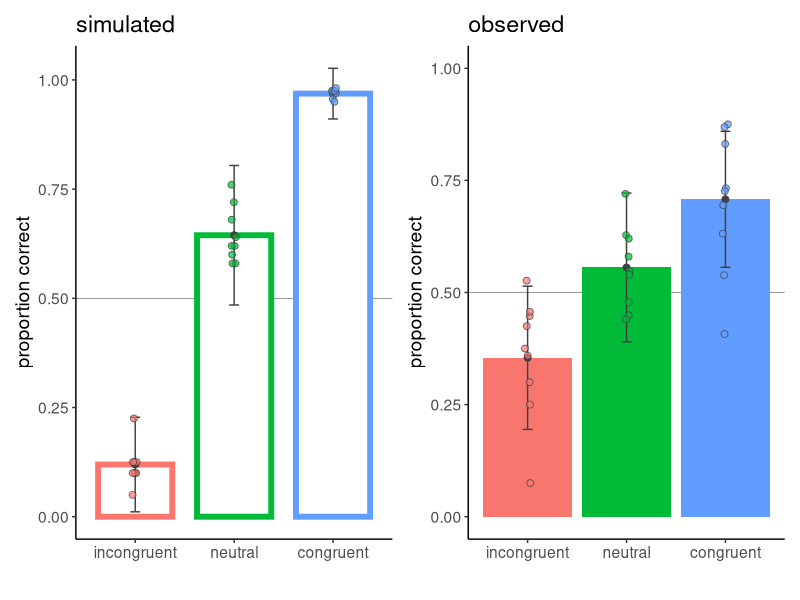
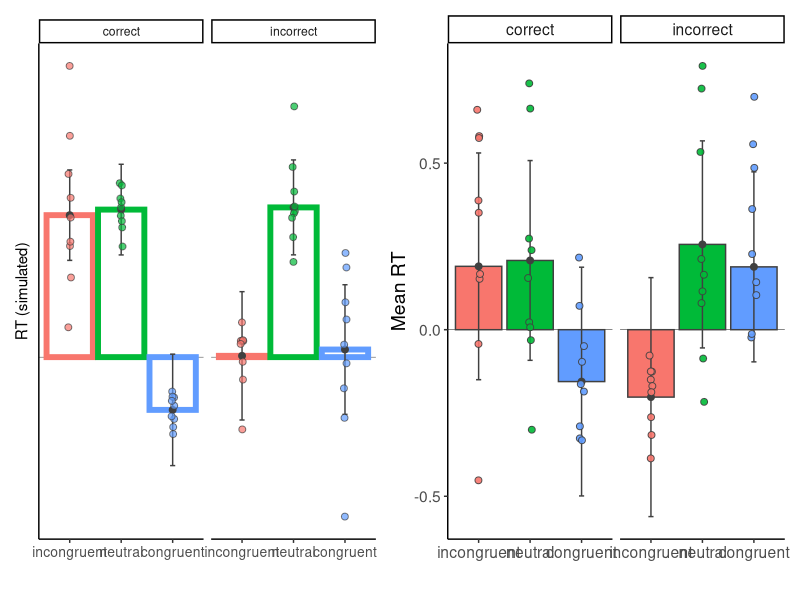
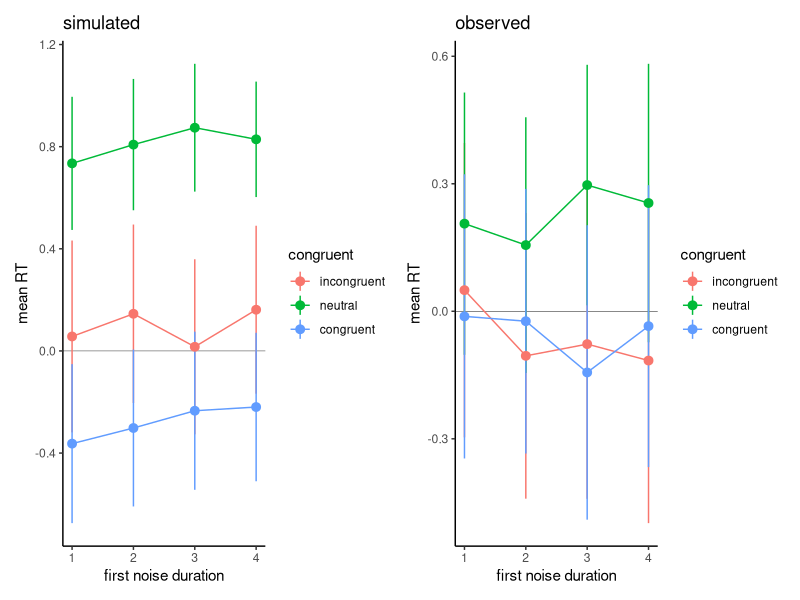
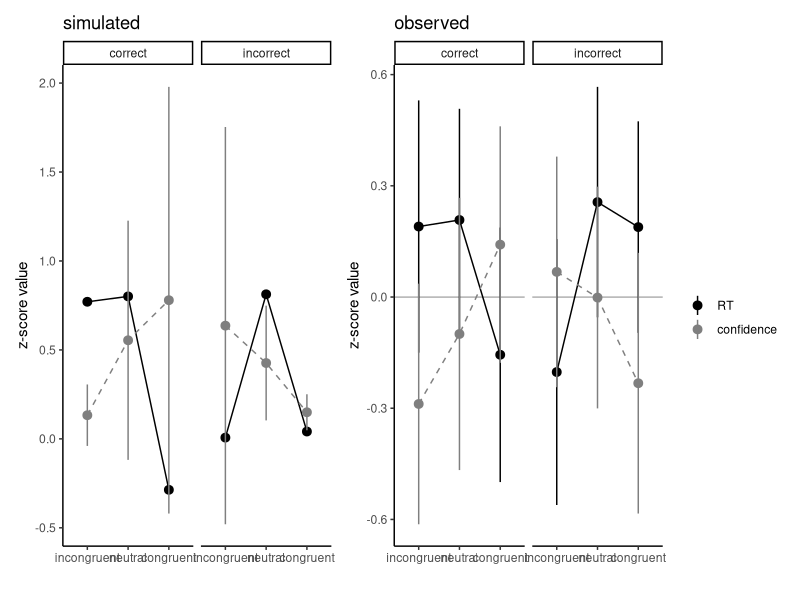
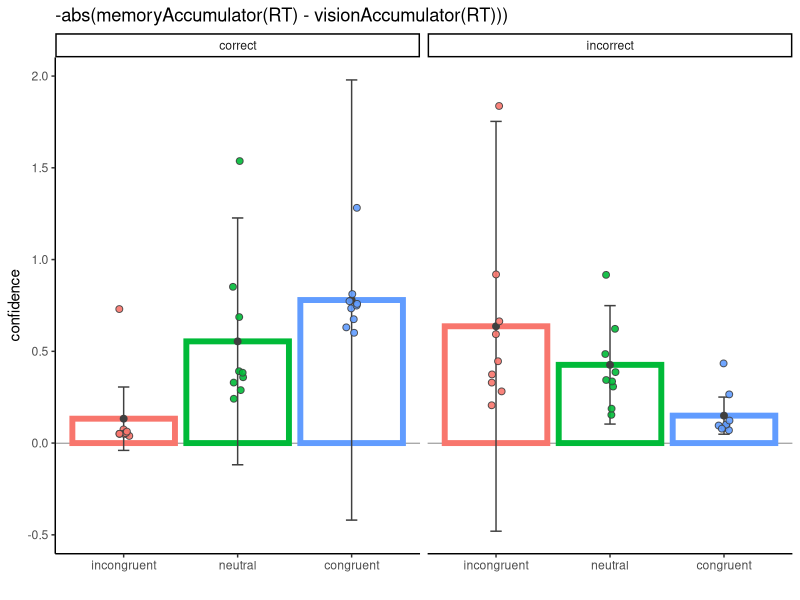
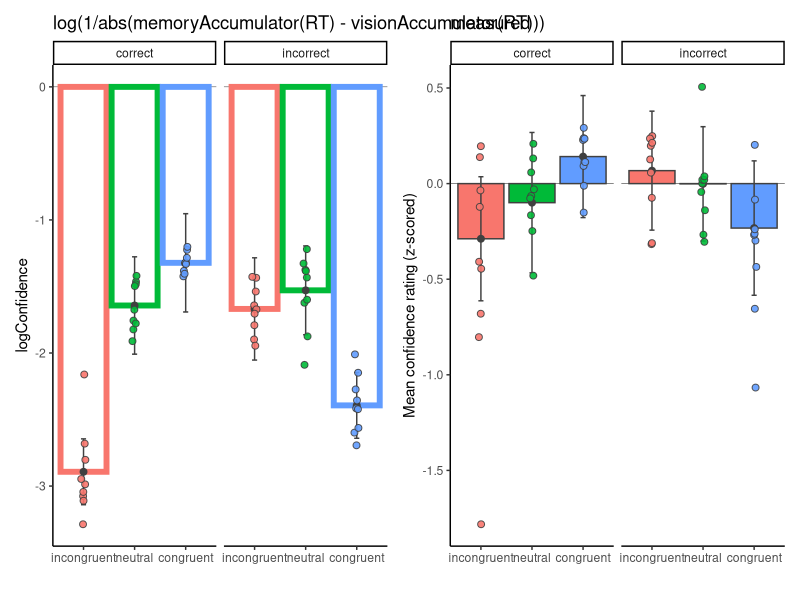
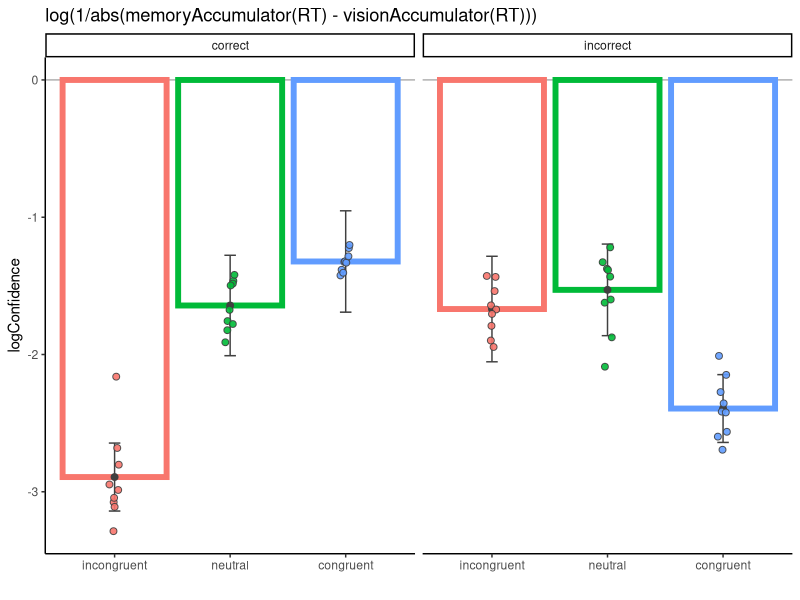

Here is the R script that generated these plots, in order:
## ---- chunk 1
library(tidyverse)
library(patchwork)

inferenceData_tidy <- read.csv('poster_data/inference_data.csv')
learningData_tidy <- read.csv('poster_data/learning_data.csv')
modelData <- read.csv('poster_data/0.52coh_10_thresh_confidence.csv')
nSubs <- 9

modelData <- modelData %>%
  filter(is.na(noise1Frames)==F) %>%
  mutate(cue = factor(cue),
         threshold = factor(threshold),
         congruent = case_when(cue==0.8 & congruent==1 ~ 'congruent',
                               cue==0.8 & congruent==0 ~ 'incongruent',
                               cue==0.5 & congruent==1 ~ 'neutral',
                               cue==0.5 & congruent==0 ~ 'neutral'),
         congruent = factor(congruent, levels=c('incongruent', 'neutral', 'congruent')),
         accuracyFactor = factor(forcedChoice, levels=c(1,0), labels=c('correct', 'incorrect')),
         inverseConf = 1/accumulatorDifference,
         logInverseConf = log(inverseConf),
         respPeriod = case_when(RT <= noise1Frames ~ 1,
                                RT <= noise1Frames + signal1Frames ~ 2,
                                RT <= noise1Frames + signal1Frames + noise2Frames ~ 3,
                                RT > noise1Frames + signal1Frames + noise2Frames ~ 4))

rt_quartile <- quantile(modelData$RT, names=F)
noise_quartile <- quantile(modelData$noise1Frames, names=F)
modelData <- modelData %>%
  mutate(rt_quartile = case_when(RT >= rt_quartile[1] & RT < rt_quartile[2] ~ 1,
                   RT >= rt_quartile[2] & RT < rt_quartile[3] ~ 2,
                   RT >= rt_quartile[3] & RT < rt_quartile[4] ~ 3,
                   RT >= rt_quartile[4] ~ 4),
         noise1quartile = case_when(noise1Frames >= noise_quartile[1] & noise1Frames < noise_quartile[2] ~ 1,
                                    noise1Frames >= noise_quartile[2] & noise1Frames < noise_quartile[3] ~ 2,
                                    noise1Frames >= noise_quartile[3] & noise1Frames < noise_quartile[4] ~ 3,
                                    noise1Frames >= noise_quartile[4] ~ 4),
         RT = scale(log(RT)))

inferenceData_tidy <- inferenceData_tidy %>% 
  filter(pilotGroup == 'group2') %>%
  mutate(accuracyFactor=factor(accuracy, levels=c(1,0), labels=c('correct', 'incorrect')),
         congruent = factor(congruent, levels=c('incongruent', 'neutral', 'congruent')))
## ---- chunk 2
individualSummary_model <- modelData %>%
  group_by(subID, congruent) %>%
  summarise(propCorrect_raw = mean(rawChoice, na.rm=T),
            propCorrect_forced = mean(forcedChoice),
            meanRT = mean(RT))

groupSummary_model <- modelData %>%
  group_by(congruent) %>%
  summarise(propCorrect_raw = mean(rawChoice, na.rm=T),
            propCorrect_forced = mean(forcedChoice),
            meanRT = mean(RT),
            raw_sem = sd(rawChoice, na.rm=T)/sqrt(9),
            forced_sem = sd(forcedChoice)/sqrt(9),
            RT_sem = sd(RT)/sqrt(9))

sim <- ggplot(groupSummary_model, aes(x=congruent, y=propCorrect_forced, color=congruent, fill=congruent)) +
  geom_hline(yintercept = 0.5, linewidth=0.15) +
  geom_col(position = position_dodge(width=0.9), width=0.75, fill='white', linewidth=2) +
  geom_errorbar(aes(ymin=propCorrect_forced - forced_sem, ymax=propCorrect_forced + forced_sem), width=0.1,
                position = position_dodge(width=0.9), color='gray25') +
  geom_point(size=2, color='gray25', position = position_dodge(width=0.25)) +
  geom_point(data=individualSummary_model, position=position_jitterdodge(dodge.width=0.25, jitter.width = 0.15), 
             color='gray25', shape=21, size=2, alpha=0.7) +
  labs(y = 'proportion correct', x='', title='simulated') + 
  theme_classic() +
  theme(legend.position = 'none',
        text = element_text(size=14))
## ---- chunk 3

# compute accuracy within individuals
individualSummary <- inferenceData_tidy %>%
  group_by(subID, congruent) %>%
  summarise(propCorrect = mean(accuracy),
            meanRT = mean(zlogRT),
            meanZConf = mean(zConf))

# compute accuracy across individuals
groupSummary <- inferenceData_tidy %>%
  group_by(congruent) %>%
  summarise(propCorrect = mean(accuracy),
            accuracy_sem = sd(accuracy) / sqrt(nSubs),
            meanRT = mean(zlogRT),
            RT_sem = sd(zlogRT) / sqrt(nSubs),
            meanConf = mean(zConf),
            conf_sem = sd(zConf)/sqrt(nSubs)) 

# plot accuracy
obs <- ggplot(groupSummary, aes(x=congruent, y=propCorrect, fill=congruent)) +
  ylim(0,1) +
  theme_classic() + 
  geom_hline(yintercept=0.5, linewidth=0.15) +
  geom_col(position = position_dodge(width=0.25), width = 0.9) +
  geom_errorbar(aes(ymin=propCorrect - accuracy_sem, ymax = propCorrect + accuracy_sem), width=0.1,
                position = position_dodge(width=0.25), color='gray25') +
  geom_point(size=2, color='gray25',position = position_dodge(width=0.25)) +
  geom_point(data=individualSummary, position=position_jitterdodge(dodge.width=0.25, jitter.width = 0.15), 
             color='gray25', shape=21, size=2, alpha=0.7) +
  labs(x='', y='proportion correct', title='observed') +
  theme(text = element_text(size=14),
        legend.position = 'none')
## ---- chunk 4
sim + obs
## ---- chunk 5
individualSummary_model <- modelData %>%
  group_by(subID, congruent, accuracyFactor) %>%
  summarise(meanRT = mean(RT))

groupSummary_model <- modelData %>%
  group_by(congruent, accuracyFactor) %>%
  summarise(meanRT = mean(RT),
            RT_sem = sd(RT)/sqrt(9))

sim <- ggplot(groupSummary_model, aes(x=congruent, y=meanRT, color=congruent, fill=congruent)) +
  facet_wrap(~ accuracyFactor) + 
  geom_hline(yintercept=0, linewidth=0.15) +
  geom_col(position = position_dodge(width=0.9), width=0.9, fill='white', linewidth=2) +
  geom_errorbar(aes(ymin=meanRT - RT_sem, ymax=meanRT + RT_sem), width=0.1,
                position = position_dodge(width=0.9), color='gray25') +
  geom_point(size=2, color='gray25', position = position_dodge(width=0.25)) +
  geom_point(data=individualSummary_model, position=position_jitterdodge(dodge.width=0.25, jitter.width = 0.15), 
             color='gray25', shape=21, size=2, alpha=0.7) +
  labs(x='', y='RT (simulated)') +
  theme_classic() +
  theme(legend.position='none',
        axis.text.y = element_blank(),
        axis.ticks.y = element_blank(),
        axis.text.x = element_text(size=10))
## ---- chunk 6
groupSummary <- inferenceData_tidy %>%
  group_by(accuracyFactor, congruent) %>%
  summarise(meanRT = mean(zlogRT),
         RT_sem = sd(zlogRT) / sqrt(nSubs),
         meanConf = mean(zConf),
         conf_sem = sd(zConf) / sqrt(nSubs))

# then compute individual summaries
individualSummary <- inferenceData_tidy %>%
  group_by(accuracyFactor, congruent, subID) %>%
  summarise(meanRT = mean(zlogRT),
            meanConf = mean(zConf))

# plot accuracy * RT interaction
obs <- groupSummary %>%
ggplot(aes(x=congruent, y=meanRT, fill=congruent)) +
  theme_classic() + 
  facet_wrap(~accuracyFactor) +
  geom_hline(yintercept=0, linewidth=0.15) +
  geom_col(color='gray25') + 
  geom_errorbar(aes(ymin=meanRT - RT_sem, ymax = meanRT + RT_sem), width=0.1,
                color='gray25') +
  geom_point(size=2, color='gray25',position = position_dodge(width=0.25)) +
  geom_point(data=individualSummary, position=position_jitterdodge(dodge.width=0.25, jitter.width = 0.25), 
             color='gray25', shape=21, size=2, alpha=0.9) +
  labs(x='', y = 'Mean RT') + 
  theme(text = element_text(size=14),
        legend.position = 'none')
## ---- chunk 7
sim + obs
## ---- chunk 8
groupSummary_model <- modelData %>%
  group_by(noise1quartile, congruent) %>%
  summarise(meanRT = mean(RT),
            RT_sem = sd(RT)/sqrt(nSubs))

individualSummary_model <- modelData %>%
  group_by(noise1quartile, congruent, subID) %>%
  summarise(meanRT = mean(RT))

sim <- groupSummary_model %>%
  ggplot(aes(x=noise1quartile, y=meanRT, color=congruent, fill=congruent, group=congruent)) +
  geom_hline(yintercept=0, linewidth=0.15) +
  geom_pointrange(aes(ymin=meanRT - RT_sem, ymax = meanRT + RT_sem)) +
  geom_line() +
  theme_classic() +
  labs(x = 'first noise duration', y='mean RT', title='simulated')
## ---- chunk 9
fnSummary_group <- inferenceData_tidy %>%
  group_by(firstNoise_quartile, congruent) %>%
  summarise(propCorrect = mean(accuracy),
            accuracy_sem = sd(accuracy)/sqrt(nSubs),
            meanConf = mean(zConf),
            conf_sem = sd(zConf)/sqrt(nSubs),
            meanRT = mean(zlogRT),
            RT_sem = sd(zlogRT)/sqrt(nSubs))

fnSummary_individual <- inferenceData_tidy %>%
  group_by(firstNoise_quartile, congruent, subID) %>%
  summarise(propCorrect = mean(accuracy),
            meanConf = mean(zConf),
            meanRT = mean(zlogRT))

# RT as a function of trial noise
obs <- fnSummary_group %>%
  ggplot(aes(x=firstNoise_quartile, y=meanRT, color=congruent, fill=congruent, group=congruent)) +
  geom_hline(yintercept=0, linewidth=0.15) +
  geom_pointrange(aes(ymin=meanRT - RT_sem, ymax = meanRT + RT_sem)) +
  geom_line() +
  theme_classic() +
  labs(x = 'first noise duration', y='mean RT', title='observed')
## ---- chunk 10

sim + obs

## ---- chunk 11
sim <- modelData %>%
  mutate(confidence = scale(inverseConf)) %>%
  group_by(congruent, accuracyFactor) %>%
  summarise(confidence = mean(inverseConf),
            confidence_sem = sd(inverseConf)/sqrt(nSubs),
            RT = mean(RT),
            RT_sem = sd(RT)/sqrt(nSubs)) %>%
  ggplot(aes(x=congruent, y=RT, group=accuracyFactor)) +
  facet_grid(~ accuracyFactor) + 
  geom_pointrange(aes(ymin=RT - RT_sem, ymax = RT + RT_sem, color='black')) +
  geom_line() +
  geom_pointrange(aes(y=confidence, ymin=confidence - confidence_sem, ymax = confidence + confidence_sem, color='gray50')) +
  geom_line(aes(y=confidence), color='gray50', linetype='dashed') +
  labs(y = 'z-score value', x='', title='simulated') +
  theme_classic() +
  scale_color_identity(guide = "legend",
                       name = '',
                       labels = c('RT', 'confidence'))

## ---- chunk 12
obs <- groupSummary %>%
  ggplot(aes(x=congruent, y=meanRT, group=accuracyFactor)) +
  facet_grid(~ accuracyFactor) + 
  geom_hline(yintercept=0, linewidth=0.15) + 
  geom_pointrange(aes(ymin=meanRT - RT_sem, ymax = meanRT + RT_sem, color='black')) +
  geom_line() +
  geom_pointrange(aes(y=meanConf, ymin=meanConf - conf_sem, ymax = meanConf + conf_sem, color='gray50')) +
  geom_line(aes(y=meanConf), color='gray50', linetype='dashed') +
  labs(y = 'z-score value', x='', title='observed') +
  theme_classic() +
  scale_color_identity(guide = "legend",
                       name = '',
                       labels = c('RT', 'confidence')) 
## ---- chunk 13
sim + obs + plot_layout(guides = 'collect')
## ---- chunk 14
## confidence as inverse difference
modelData <- modelData %>% mutate(zConf = scale(inverseConf))

modelSummary_group <- modelData %>%
  group_by(accuracyFactor, congruent) %>%
  summarise(confidence = mean(inverseConf),
            logConfidence = mean(logInverseConf),
            sem = sd(inverseConf)/sqrt(nSubs),
            log_sem = sd(logInverseConf) / sqrt(nSubs),
            zconfidence = mean(zConf),
            z_sem = sd(zConf)/sqrt(nSubs))

modelSummary_ind <- modelData %>%
  group_by(accuracyFactor, congruent, subID) %>%
  summarise(confidence = mean(inverseConf),
            logConfidence = mean(logInverseConf),
            zconfidence = mean(zConf))

modelSummary_group %>%
  ggplot(aes(x=congruent, y=confidence, fill=congruent,color=congruent)) +
  theme_classic() + 
  facet_wrap(~accuracyFactor) +
  geom_hline(yintercept=0, linewidth=0.15) +
  geom_col(fill='white',linewidth=2) + 
  geom_errorbar(aes(ymin=confidence - sem, ymax = confidence + sem), width=0.1,
                color='gray25') +
  geom_point(size=2, color='gray25',position = position_dodge(width=0.25)) +
  geom_point(data=modelSummary_ind, position=position_jitterdodge(dodge.width=0.25, jitter.width = 0.25), 
             color='gray25', shape=21, size=2, alpha=0.9) +
  labs(x='', title = '-abs(memoryAccumulator(RT) - visionAccumulator(RT)))') + 
  theme(legend.position = 'none')

sim <- modelSummary_group %>%
  ggplot(aes(x=congruent, y=logConfidence, fill=congruent,color=congruent)) +
  theme_classic() + 
  facet_wrap(~accuracyFactor) +
  geom_hline(yintercept=0, linewidth=0.15) +
  geom_col(fill='white',linewidth=2) + 
  geom_errorbar(aes(ymin=logConfidence - log_sem, ymax = logConfidence + log_sem), width=0.1,
                color='gray25') +
  geom_point(size=2, color='gray25',position = position_dodge(width=0.25)) +
  geom_point(data=modelSummary_ind, position=position_jitterdodge(dodge.width=0.25, jitter.width = 0.25), 
             color='gray25', shape=21, size=2, alpha=0.9) +
  labs(x='', title = 'log(1/abs(memoryAccumulator(RT) - visionAccumulator(RT)))') + 
  theme(legend.position = 'none')
ggsave('logConfidence.png', width=6)
## ---- chunk 15
obs <- groupSummary %>%
  ggplot(aes(x=congruent, y=meanConf, fill=congruent)) +
  theme_classic() + 
  facet_wrap(~accuracyFactor) +
  geom_hline(yintercept=0, linewidth=0.15) +
  geom_col(color='gray25') + 
  geom_errorbar(aes(ymin=meanConf - conf_sem, ymax = meanConf + conf_sem), width=0.1,
                color='gray25') +
  geom_point(size=2, color='gray25',position = position_dodge(width=0.25)) +
  geom_point(data=individualSummary, position=position_jitterdodge(dodge.width=0.25, jitter.width = 0.25), 
             color='gray25', shape=21, size=2, alpha=0.9) +
  labs(x='', y = 'Mean confidence rating (z-scored)', title='measured') + 
  theme(legend.position = 'none')
## ---- chunk 16
sim + obs
